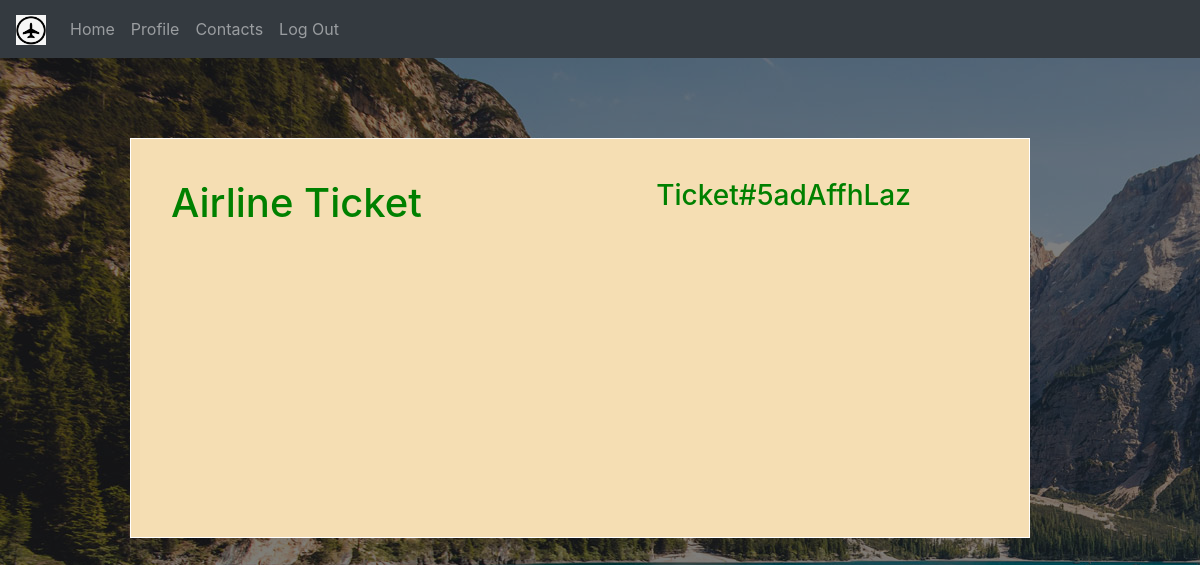
The page /ticket.php on the database as committed earlier.
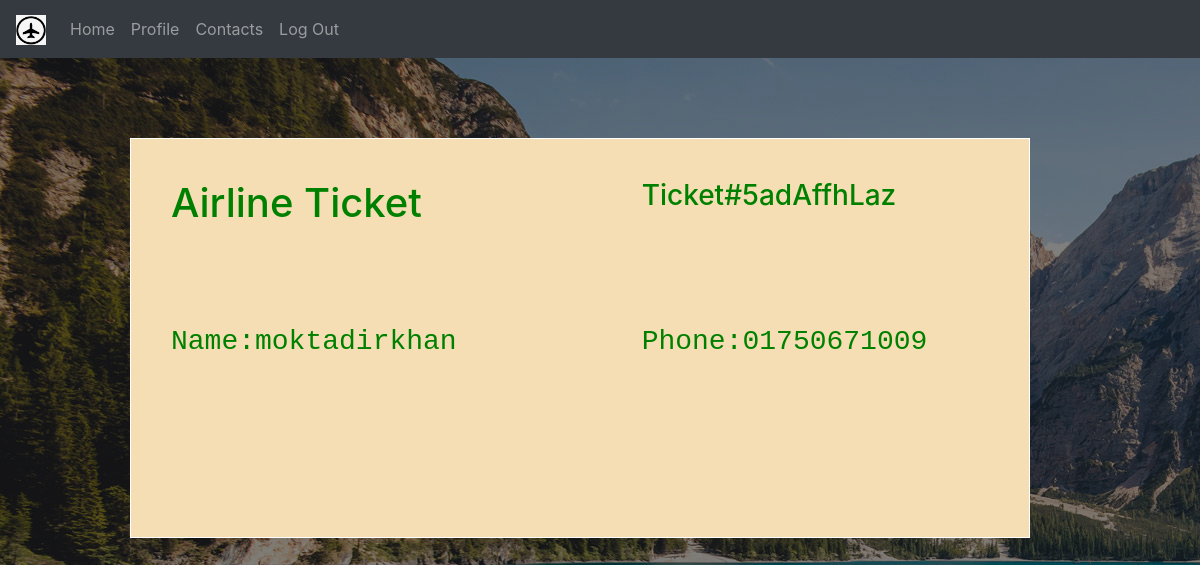
The same page on the database as committed later.
### tables this page shows
CREATE TABLE `users` (
  `id` int(11) NOT NULL,
  `username` varchar(50) NOT NULL,
  `email` varchar(50) NOT NULL,
  `phone_number` varchar(20) NOT NULL,
  `password` varchar(100) NOT NULL
);

### ticket.php (the view, shortened to what this page needs)
<!DOCTYPE html>
<html lang="en">
<head>
    <link rel="stylesheet" href="https://maxcdn.bootstrapcdn.com/bootstrap/4.0.0/css/bootstrap.min.css"
>
    <link type="text/css" rel="stylesheet" href="css/ticket.css"/>
</head>
<body>
    <div class="row" >
        <div class="col-lg-12">
            <nav class="navbar navbar-expand-lg navbar-dark bg-dark">
                <a class="navbar-brand" href="#">
                    <img src="images/logo.png" width="30" height="30" alt="">
                </a>
                <div class="collapse navbar-collapse" id="navbarNavAltMarkup">
                    <div class="navbar-nav">
                        <a class="nav-item nav-link" href="homepage.html">Home </a>
                        <a class="nav-item nav-link" href="profile.html">Profile</a>
                        <a class="nav-item nav-link" href="#">Contacts</a>
                        <a class="nav-item nav-link" href="login.html">Log Out</a>
                    </div>
                </div>
            </nav>
        </div>
    </div>
<div class="container" id="full">
    <div class="row">
        <div class="ticket">
            <div class="grid-container">
                <div class="item1">
                    <h1 style="color:green">Airline Ticket</h1>
                </div>
                <div class="item2">
                <?php
                $n=10;
                 function getName($n) {
                  $characters = '0123456789abcdefghijklmnopqrstuvwxyzABCDEFGHIJKLMNOPQRSTUVWXYZ';
                   $randomString = '';
                   for ($i = 0; $i < $n; $i++) {
                   $index = rand(0, strlen($characters) - 1);
                     $randomString .= $characters[$index];
                    }
                     return $randomString;
                     }
                      ?>
                     <h3 style="color:green">Ticket#<?php echo getName($n);?></h3>
                </div>
                <div class="item3">
                </div>
                <div class="item4">
                </div>
                <div class="item5">
                   <?php
                   include 'connection.php';
                   $selectquery = " select * from users ORDER BY ID DESC LIMIT 1 ";
                   $query = mysqli_query($conn, $selectquery);
                   while($res = mysqli_fetch_array($query)){
                   ?>
                   <h3>Name:<?php echo $res['username']; ?></h3>
                   <?php
                   }
                   ?>
                </div>
                <div class="item7">
                </div>
                <div class="item8">
                </div>
                <div class="item9">
                </div>
                <div class="item6">
                </div>
                <div class="item10">
                  <?php
                  include 'connection.php';
                  $selectquery = " select * from users ORDER BY ID DESC LIMIT 1 ";
                  $query = mysqli_query($conn, $selectquery);
                  while($res = mysqli_fetch_array($query)){
                  ?>
                 <h3>Phone:<?php echo $res['phone_number']; ?></h3>
                 <?php
                  }
                 ?>
                </div>
          </div>
        </div>
    </div>
</div>
</body>
</html>

### css/ticket.css (style rules this page uses)
body { background: linear-gradient( rgba(0, 0, 0, 0.5), rgba(0, 0, 0, 0.5) ), url('../images/background.jpg'); color: white; }
.ticket { width: 900px; background-color: wheat; margin: 80px 0px 80px 100px; display: flex; border: 1px solid; height: 400px; flex-direction: column; padding: 40px; }
.item1 { grid-area: tname; }
.item2 { grid-area: tno; }
.item3 { grid-area: date; }
.item4 { grid-area: time; }
.item5 { grid-area: name; }
.item6 { grid-area: child; }
.item7 { grid-area: from; }
.item8 { grid-area: to; }
.item9 { grid-area: passenger; }
.item10 { grid-area: phone; }
.grid-container { display: grid; grid-template-areas: 'tname tname tname tno' 'date date time time' 'name name name phone' 'passenger passenger child child' 'from from to to'; }
.item3 { color: green; border-radius: 6px; height: 50px; margin-top: 40px; font-family: "Lucida Console", "Courier New", monospace; }
.item4 { color: green; border-radius: 6px; height: 50px; margin-top: 40px; font-family: "Lucida Console", "Courier New", monospace; }
.item5 { color: green; border-radius: 6px; height: 60px; font-family: "Lucida Console", "Courier New", monospace; }
.item6 { color: green; border-radius: 6px; height: 60px; font-family: "Lucida Console", "Courier New", monospace; }
.item7 { color: green; border-radius: 6px; height: 60px; font-family: "Lucida Console", "Courier New", monospace; }
.item8 { color: green; border-radius: 6px; height: 60px; font-family: "Lucida Console", "Courier New", monospace; }
.item9 { color: green; border-radius: 6px; height: 60px; font-family: "Lucida Console", "Courier New", monospace; }
.item10 { color: green; border-radius: 6px; height: 60px; font-family: "Lucida Console", "Courier New", monospace; }

Rows that differ between the two databases and show on the page:
added users: username "moktadirkhan", phone_number "01750671009"
